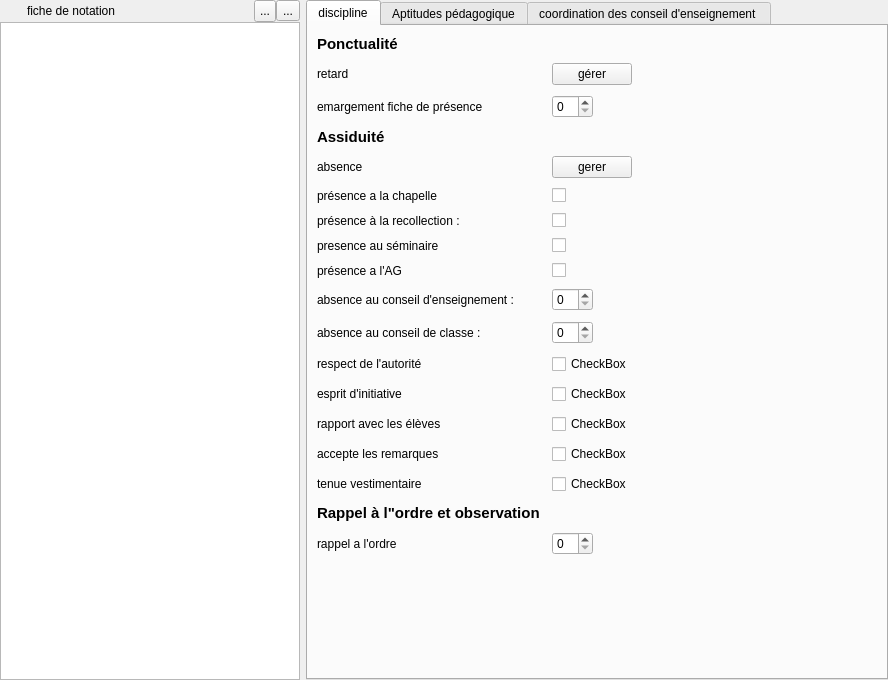
<?xml version="1.0" encoding="UTF-8"?>
<ui version="4.0">
 <class>edition</class>
 <widget class="QWidget" name="edition">
  <property name="geometry">
   <rect>
    <x>0</x>
    <y>0</y>
    <width>874</width>
    <height>680</height>
   </rect>
  </property>
  <property name="minimumSize">
   <size>
    <width>0</width>
    <height>0</height>
   </size>
  </property>
  <property name="windowTitle">
   <string>Form</string>
  </property>
  <layout class="QHBoxLayout" name="horizontalLayout">
   <property name="spacing">
    <number>6</number>
   </property>
   <property name="leftMargin">
    <number>0</number>
   </property>
   <property name="topMargin">
    <number>0</number>
   </property>
   <property name="rightMargin">
    <number>0</number>
   </property>
   <property name="bottomMargin">
    <number>0</number>
   </property>
   <item>
    <layout class="QHBoxLayout" name="horizontalLayout_2">
     <item>
      <layout class="QVBoxLayout" name="verticalLayout">
       <property name="spacing">
        <number>0</number>
       </property>
       <property name="sizeConstraint">
        <enum>QLayout::SetMaximumSize</enum>
       </property>
       <item>
        <widget class="QWidget" name="ficheheader" native="true">
         <layout class="QHBoxLayout" name="horizontalLayout_3">
          <property name="leftMargin">
           <number>0</number>
          </property>
          <property name="topMargin">
           <number>0</number>
          </property>
          <property name="rightMargin">
           <number>0</number>
          </property>
          <property name="bottomMargin">
           <number>0</number>
          </property>
          <item alignment="Qt::AlignHCenter">
           <widget class="QLabel" name="label">
            <property name="sizePolicy">
             <sizepolicy hsizetype="Expanding" vsizetype="Preferred">
              <horstretch>0</horstretch>
              <verstretch>0</verstretch>
             </sizepolicy>
            </property>
            <property name="text">
             <string>fiche de notation </string>
            </property>
           </widget>
          </item>
          <item>
           <layout class="QHBoxLayout" name="horizontalLayout_4">
            <property name="spacing">
             <number>0</number>
            </property>
            <property name="sizeConstraint">
             <enum>QLayout::SetMinimumSize</enum>
            </property>
            <property name="bottomMargin">
             <number>0</number>
            </property>
            <item alignment="Qt::AlignRight">
             <widget class="QToolButton" name="toolButton_2">
              <property name="minimumSize">
               <size>
                <width>22</width>
                <height>22</height>
               </size>
              </property>
              <property name="maximumSize">
               <size>
                <width>22</width>
                <height>16777215</height>
               </size>
              </property>
              <property name="text">
               <string>...</string>
              </property>
              <property name="icon">
               <iconset>
                <normaloff>../build-noteprof-Desktop_Qt_6_2_4_MinGW_64_bit-Release/add.png</normaloff>../build-noteprof-Desktop_Qt_6_2_4_MinGW_64_bit-Release/add.png</iconset>
              </property>
             </widget>
            </item>
            <item>
             <widget class="QToolButton" name="toolButton">
              <property name="text">
               <string>...</string>
              </property>
              <property name="icon">
               <iconset>
                <normaloff>../build-noteprof-Desktop_Qt_6_2_4_MinGW_64_bit-Release/rermove.png</normaloff>../build-noteprof-Desktop_Qt_6_2_4_MinGW_64_bit-Release/rermove.png</iconset>
              </property>
             </widget>
            </item>
           </layout>
          </item>
         </layout>
        </widget>
       </item>
       <item>
        <widget class="QListView" name="listView">
         <property name="sizePolicy">
          <sizepolicy hsizetype="Maximum" vsizetype="Expanding">
           <horstretch>0</horstretch>
           <verstretch>0</verstretch>
          </sizepolicy>
         </property>
         <property name="minimumSize">
          <size>
           <width>300</width>
           <height>0</height>
          </size>
         </property>
        </widget>
       </item>
      </layout>
     </item>
     <item>
      <widget class="QTabWidget" name="tabWidget">
       <property name="sizePolicy">
        <sizepolicy hsizetype="Minimum" vsizetype="Minimum">
         <horstretch>0</horstretch>
         <verstretch>0</verstretch>
        </sizepolicy>
       </property>
       <property name="currentIndex">
        <number>0</number>
       </property>
       <widget class="QWidget" name="tab_3">
        <attribute name="title">
         <string>discipline</string>
        </attribute>
        <layout class="QGridLayout" name="gridLayout">
         <property name="verticalSpacing">
          <number>0</number>
         </property>
         <item row="11" column="0">
          <layout class="QFormLayout" name="formLayout_2">
           <property name="fieldGrowthPolicy">
            <enum>QFormLayout::FieldsStayAtSizeHint</enum>
           </property>
           <property name="horizontalSpacing">
            <number>12</number>
           </property>
           <property name="verticalSpacing">
            <number>10</number>
           </property>
           <item row="1" column="0">
            <widget class="QLabel" name="label_2">
             <property name="text">
              <string>retard</string>
             </property>
            </widget>
           </item>
           <item row="1" column="1">
            <widget class="QPushButton" name="pushButton">
             <property name="text">
              <string>gérer</string>
             </property>
            </widget>
           </item>
           <item row="4" column="0">
            <widget class="QLabel" name="label_4">
             <property name="text">
              <string>absence</string>
             </property>
            </widget>
           </item>
           <item row="4" column="1">
            <widget class="QPushButton" name="pushButton_2">
             <property name="text">
              <string>gerer</string>
             </property>
            </widget>
           </item>
           <item row="5" column="0">
            <widget class="QLabel" name="label_3">
             <property name="text">
              <string>présence a la chapelle</string>
             </property>
            </widget>
           </item>
           <item row="5" column="1">
            <widget class="QCheckBox" name="checkBox_2">
             <property name="text">
              <string/>
             </property>
            </widget>
           </item>
           <item row="7" column="0">
            <widget class="QLabel" name="label_5">
             <property name="text">
              <string>présence à la recollection : </string>
             </property>
            </widget>
           </item>
           <item row="7" column="1">
            <widget class="QCheckBox" name="checkBox_3">
             <property name="text">
              <string/>
             </property>
            </widget>
           </item>
           <item row="9" column="0">
            <widget class="QLabel" name="label_6">
             <property name="text">
              <string>presence au séminaire</string>
             </property>
            </widget>
           </item>
           <item row="9" column="1">
            <widget class="QCheckBox" name="checkBox_5">
             <property name="text">
              <string/>
             </property>
            </widget>
           </item>
           <item row="10" column="0">
            <widget class="QLabel" name="label_7">
             <property name="text">
              <string>présence a l'AG</string>
             </property>
            </widget>
           </item>
           <item row="10" column="1">
            <widget class="QCheckBox" name="checkBox_4">
             <property name="text">
              <string/>
             </property>
            </widget>
           </item>
           <item row="11" column="0">
            <widget class="QLabel" name="label_8">
             <property name="text">
              <string>absence au conseil d'enseignement :</string>
             </property>
            </widget>
           </item>
           <item row="11" column="1">
            <widget class="QSpinBox" name="spinBox_2"/>
           </item>
           <item row="12" column="0">
            <widget class="QLabel" name="label_9">
             <property name="text">
              <string>absence au conseil de classe :</string>
             </property>
            </widget>
           </item>
           <item row="12" column="1">
            <widget class="QSpinBox" name="spinBox"/>
           </item>
           <item row="13" column="0">
            <widget class="QLabel" name="label_10">
             <property name="text">
              <string>respect de l'autorité</string>
             </property>
            </widget>
           </item>
           <item row="13" column="1">
            <widget class="QCheckBox" name="checkBox">
             <property name="text">
              <string>CheckBox</string>
             </property>
            </widget>
           </item>
           <item row="14" column="0">
            <widget class="QLabel" name="label_11">
             <property name="text">
              <string>esprit d'initiative</string>
             </property>
            </widget>
           </item>
           <item row="14" column="1">
            <widget class="QCheckBox" name="checkBox_6">
             <property name="text">
              <string>CheckBox</string>
             </property>
            </widget>
           </item>
           <item row="15" column="0">
            <widget class="QLabel" name="label_12">
             <property name="text">
              <string>rapport avec les élèves</string>
             </property>
            </widget>
           </item>
           <item row="15" column="1">
            <widget class="QCheckBox" name="checkBox_7">
             <property name="text">
              <string>CheckBox</string>
             </property>
            </widget>
           </item>
           <item row="16" column="0">
            <widget class="QLabel" name="label_13">
             <property name="text">
              <string>accepte les remarques</string>
             </property>
            </widget>
           </item>
           <item row="16" column="1">
            <widget class="QCheckBox" name="checkBox_8">
             <property name="text">
              <string>CheckBox</string>
             </property>
            </widget>
           </item>
           <item row="17" column="0">
            <widget class="QLabel" name="label_14">
             <property name="text">
              <string>tenue vestimentaire</string>
             </property>
            </widget>
           </item>
           <item row="17" column="1">
            <widget class="QCheckBox" name="checkBox_9">
             <property name="text">
              <string>CheckBox</string>
             </property>
            </widget>
           </item>
           <item row="19" column="0">
            <widget class="QLabel" name="label_15">
             <property name="text">
              <string>rappel a l'ordre</string>
             </property>
            </widget>
           </item>
           <item row="19" column="1">
            <widget class="QSpinBox" name="spinBox_3"/>
           </item>
           <item row="0" column="0">
            <widget class="QLabel" name="label_48">
             <property name="font">
              <font>
               <pointsize>11</pointsize>
               <bold>true</bold>
              </font>
             </property>
             <property name="text">
              <string>Ponctualité</string>
             </property>
            </widget>
           </item>
           <item row="2" column="0">
            <widget class="QLabel" name="label_49">
             <property name="text">
              <string>emargement fiche de présence</string>
             </property>
            </widget>
           </item>
           <item row="2" column="1">
            <widget class="QSpinBox" name="spinBox_10"/>
           </item>
           <item row="3" column="0">
            <widget class="QLabel" name="label_50">
             <property name="font">
              <font>
               <pointsize>11</pointsize>
               <bold>true</bold>
              </font>
             </property>
             <property name="text">
              <string>Assiduité</string>
             </property>
            </widget>
           </item>
           <item row="18" column="0">
            <widget class="QLabel" name="label_51">
             <property name="font">
              <font>
               <pointsize>11</pointsize>
               <bold>true</bold>
              </font>
             </property>
             <property name="text">
              <string>Rappel à l&quot;ordre et observation</string>
             </property>
            </widget>
           </item>
          </layout>
         </item>
        </layout>
       </widget>
       <widget class="QWidget" name="tab">
        <attribute name="title">
         <string>Aptitudes pédagogique</string>
        </attribute>
        <layout class="QVBoxLayout" name="verticalLayout_2">
         <item>
          <layout class="QFormLayout" name="formLayout">
           <property name="fieldGrowthPolicy">
            <enum>QFormLayout::FieldsStayAtSizeHint</enum>
           </property>
           <property name="verticalSpacing">
            <number>10</number>
           </property>
           <item row="0" column="0">
            <widget class="QLabel" name="label_16">
             <property name="text">
              <string>manque de maitrise</string>
             </property>
            </widget>
           </item>
           <item row="0" column="1">
            <widget class="QSpinBox" name="spinBox_4"/>
           </item>
           <item row="1" column="0">
            <widget class="QLabel" name="label_17">
             <property name="text">
              <string>utilisation du tableau</string>
             </property>
            </widget>
           </item>
           <item row="1" column="1">
            <widget class="QCheckBox" name="checkBox_10">
             <property name="text">
              <string/>
             </property>
            </widget>
           </item>
           <item row="2" column="0">
            <widget class="QLabel" name="label_18">
             <property name="font">
              <font>
               <pointsize>11</pointsize>
               <bold>true</bold>
              </font>
             </property>
             <property name="text">
              <string>Tenue des documents</string>
             </property>
            </widget>
           </item>
           <item row="3" column="0">
            <widget class="QLabel" name="label_19">
             <property name="text">
              <string>module</string>
             </property>
            </widget>
           </item>
           <item row="3" column="1">
            <widget class="QCheckBox" name="checkBox_11">
             <property name="text">
              <string/>
             </property>
            </widget>
           </item>
           <item row="4" column="0">
            <widget class="QLabel" name="label_20">
             <property name="text">
              <string>Chapitre/Lecon</string>
             </property>
            </widget>
           </item>
           <item row="4" column="1">
            <widget class="QCheckBox" name="checkBox_12">
             <property name="text">
              <string/>
             </property>
            </widget>
           </item>
           <item row="5" column="0">
            <widget class="QLabel" name="label_21">
             <property name="text">
              <string>la CA / les objectifs</string>
             </property>
            </widget>
           </item>
           <item row="5" column="1">
            <widget class="QCheckBox" name="checkBox_13">
             <property name="text">
              <string/>
             </property>
            </widget>
           </item>
           <item row="6" column="0">
            <widget class="QLabel" name="label_22">
             <property name="text">
              <string>les activités d'intégrations</string>
             </property>
            </widget>
           </item>
           <item row="6" column="1">
            <widget class="QCheckBox" name="checkBox_14">
             <property name="text">
              <string/>
             </property>
            </widget>
           </item>
           <item row="7" column="0">
            <widget class="QLabel" name="label_23">
             <property name="text">
              <string>les statistiques</string>
             </property>
            </widget>
           </item>
           <item row="7" column="1">
            <widget class="QCheckBox" name="checkBox_15">
             <property name="text">
              <string/>
             </property>
            </widget>
           </item>
           <item row="8" column="0">
            <widget class="QLabel" name="label_24">
             <property name="text">
              <string>la date</string>
             </property>
            </widget>
           </item>
           <item row="8" column="1">
            <widget class="QCheckBox" name="checkBox_16">
             <property name="text">
              <string/>
             </property>
            </widget>
           </item>
           <item row="9" column="0">
            <widget class="QLabel" name="label_25">
             <property name="text">
              <string>les tranches horaires</string>
             </property>
            </widget>
           </item>
           <item row="9" column="1">
            <widget class="QCheckBox" name="checkBox_17">
             <property name="text">
              <string/>
             </property>
            </widget>
           </item>
           <item row="10" column="0">
            <widget class="QLabel" name="label_26">
             <property name="text">
              <string>le plan du cours</string>
             </property>
            </widget>
           </item>
           <item row="10" column="1">
            <widget class="QCheckBox" name="checkBox_18">
             <property name="text">
              <string/>
             </property>
            </widget>
           </item>
           <item row="11" column="0">
            <widget class="QLabel" name="label_27">
             <property name="text">
              <string>tenue du registre d'appel</string>
             </property>
            </widget>
           </item>
           <item row="11" column="1">
            <widget class="QSpinBox" name="spinBox_5"/>
           </item>
           <item row="12" column="0">
            <widget class="QLabel" name="label_28">
             <property name="font">
              <font>
               <pointsize>11</pointsize>
               <bold>true</bold>
              </font>
             </property>
             <property name="text">
              <string>Confection et dépot des sujets dépot des notes</string>
             </property>
            </widget>
           </item>
           <item row="13" column="0">
            <widget class="QLabel" name="label_29">
             <property name="text">
              <string>non respect des délais de dépot</string>
             </property>
            </widget>
           </item>
           <item row="13" column="1">
            <widget class="QSpinBox" name="spinBox_7"/>
           </item>
           <item row="14" column="0">
            <widget class="QLabel" name="label_30">
             <property name="text">
              <string>qualités des sujets</string>
             </property>
            </widget>
           </item>
           <item row="14" column="1">
            <widget class="QCheckBox" name="checkBox_20">
             <property name="text">
              <string>CheckBox</string>
             </property>
            </widget>
           </item>
           <item row="15" column="0">
            <widget class="QLabel" name="label_31">
             <property name="text">
              <string>non respect des délais de dépot de notes</string>
             </property>
            </widget>
           </item>
           <item row="15" column="1">
            <widget class="QSpinBox" name="spinBox_6"/>
           </item>
           <item row="16" column="0">
            <widget class="QLabel" name="label_32">
             <property name="font">
              <font>
               <pointsize>11</pointsize>
               <bold>true</bold>
              </font>
             </property>
             <property name="text">
              <string>Respect des programmes , de progression et la qualités des cours</string>
             </property>
            </widget>
           </item>
           <item row="17" column="0">
            <widget class="QLabel" name="label_33">
             <property name="text">
              <string>respect des programmes et progression </string>
             </property>
            </widget>
           </item>
           <item row="18" column="0">
            <widget class="QLabel" name="label_34">
             <property name="text">
              <string>fiche de progression collée</string>
             </property>
            </widget>
           </item>
           <item row="19" column="0">
            <widget class="QLabel" name="label_35">
             <property name="text">
              <string>cahier de préparation</string>
             </property>
            </widget>
           </item>
           <item row="20" column="0">
            <widget class="QLabel" name="label_36">
             <property name="text">
              <string>fiche de préparation</string>
             </property>
            </widget>
           </item>
           <item row="22" column="0">
            <widget class="QLabel" name="label_37">
             <property name="text">
              <string>respect des cours  harmonisés</string>
             </property>
            </widget>
           </item>
           <item row="23" column="0">
            <widget class="QLabel" name="label_38">
             <property name="text">
              <string>qualité du cours</string>
             </property>
            </widget>
           </item>
           <item row="17" column="1">
            <widget class="QCheckBox" name="checkBox_19">
             <property name="text">
              <string/>
             </property>
            </widget>
           </item>
           <item row="18" column="1">
            <widget class="QCheckBox" name="checkBox_21">
             <property name="text">
              <string/>
             </property>
            </widget>
           </item>
           <item row="19" column="1">
            <widget class="QCheckBox" name="checkBox_22">
             <property name="text">
              <string/>
             </property>
            </widget>
           </item>
           <item row="20" column="1">
            <widget class="QCheckBox" name="checkBox_23">
             <property name="text">
              <string/>
             </property>
            </widget>
           </item>
           <item row="22" column="1">
            <widget class="QCheckBox" name="checkBox_24">
             <property name="text">
              <string/>
             </property>
            </widget>
           </item>
           <item row="23" column="1">
            <widget class="QCheckBox" name="checkBox_25">
             <property name="text">
              <string/>
             </property>
            </widget>
           </item>
          </layout>
         </item>
        </layout>
       </widget>
       <widget class="QWidget" name="tab_2">
        <attribute name="title">
         <string>coordination des conseil d'enseignement </string>
        </attribute>
        <layout class="QVBoxLayout" name="verticalLayout_3">
         <item>
          <layout class="QFormLayout" name="formLayout_3">
           <property name="fieldGrowthPolicy">
            <enum>QFormLayout::FieldsStayAtSizeHint</enum>
           </property>
           <property name="horizontalSpacing">
            <number>10</number>
           </property>
           <property name="verticalSpacing">
            <number>10</number>
           </property>
           <item row="0" column="0">
            <widget class="QLabel" name="label_39">
             <property name="text">
              <string>maquement au visite des cahier de texte</string>
             </property>
            </widget>
           </item>
           <item row="1" column="0">
            <widget class="QLabel" name="label_40">
             <property name="text">
              <string>manquement au visite des cours</string>
             </property>
            </widget>
           </item>
           <item row="2" column="0">
            <widget class="QLabel" name="label_41">
             <property name="text">
              <string>suivi pédagogique</string>
             </property>
            </widget>
           </item>
           <item row="3" column="0">
            <widget class="QLabel" name="label_42">
             <property name="text">
              <string>Dépot des fiches de suivi pédagogique</string>
             </property>
            </widget>
           </item>
           <item row="4" column="0">
            <widget class="QLabel" name="label_43">
             <property name="text">
              <string>Dépot des rapports conseil d'enseignement</string>
             </property>
            </widget>
           </item>
           <item row="5" column="0">
            <widget class="QLabel" name="label_44">
             <property name="text">
              <string>présence au réunion de coordination </string>
             </property>
            </widget>
           </item>
           <item row="6" column="0">
            <widget class="QLabel" name="label_45">
             <property name="text">
              <string>Rapport avec la préfecture des études</string>
             </property>
            </widget>
           </item>
           <item row="7" column="0">
            <widget class="QLabel" name="label_46">
             <property name="text">
              <string>Dépot des sujets dans les préfectures</string>
             </property>
            </widget>
           </item>
           <item row="8" column="0">
            <widget class="QLabel" name="label_47">
             <property name="text">
              <string>Dépots des cours harmonisés</string>
             </property>
            </widget>
           </item>
           <item row="0" column="1">
            <widget class="QSpinBox" name="spinBox_8"/>
           </item>
           <item row="1" column="1">
            <widget class="QSpinBox" name="spinBox_9"/>
           </item>
           <item row="2" column="1">
            <widget class="QCheckBox" name="checkBox_26">
             <property name="text">
              <string/>
             </property>
            </widget>
           </item>
           <item row="3" column="1">
            <widget class="QCheckBox" name="checkBox_27">
             <property name="text">
              <string/>
             </property>
            </widget>
           </item>
           <item row="4" column="1">
            <widget class="QCheckBox" name="checkBox_28">
             <property name="text">
              <string/>
             </property>
            </widget>
           </item>
           <item row="5" column="1">
            <widget class="QCheckBox" name="checkBox_29">
             <property name="text">
              <string/>
             </property>
            </widget>
           </item>
           <item row="6" column="1">
            <widget class="QCheckBox" name="checkBox_30">
             <property name="text">
              <string/>
             </property>
            </widget>
           </item>
           <item row="7" column="1">
            <widget class="QCheckBox" name="checkBox_31">
             <property name="text">
              <string/>
             </property>
            </widget>
           </item>
           <item row="8" column="1">
            <widget class="QCheckBox" name="checkBox_32">
             <property name="text">
              <string/>
             </property>
            </widget>
           </item>
          </layout>
         </item>
        </layout>
       </widget>
      </widget>
     </item>
    </layout>
   </item>
  </layout>
 </widget>
 <resources/>
 <connections/>
</ui>
